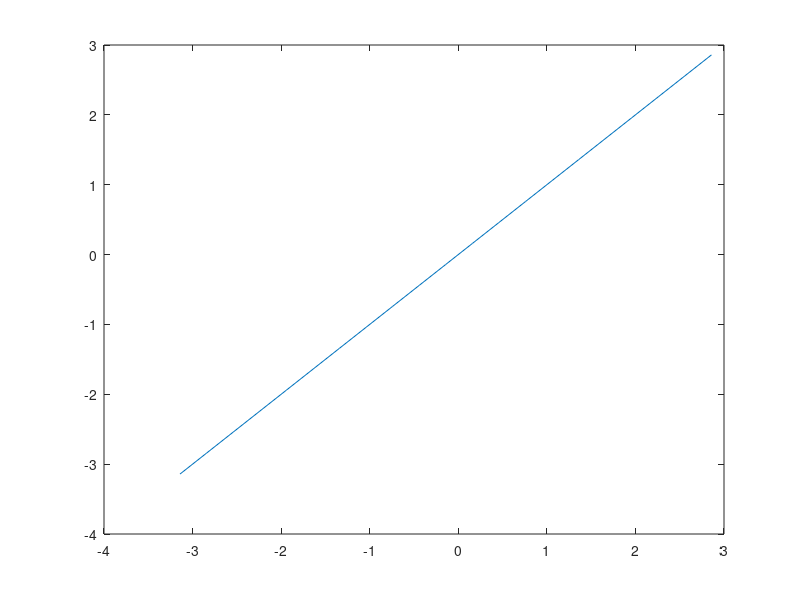
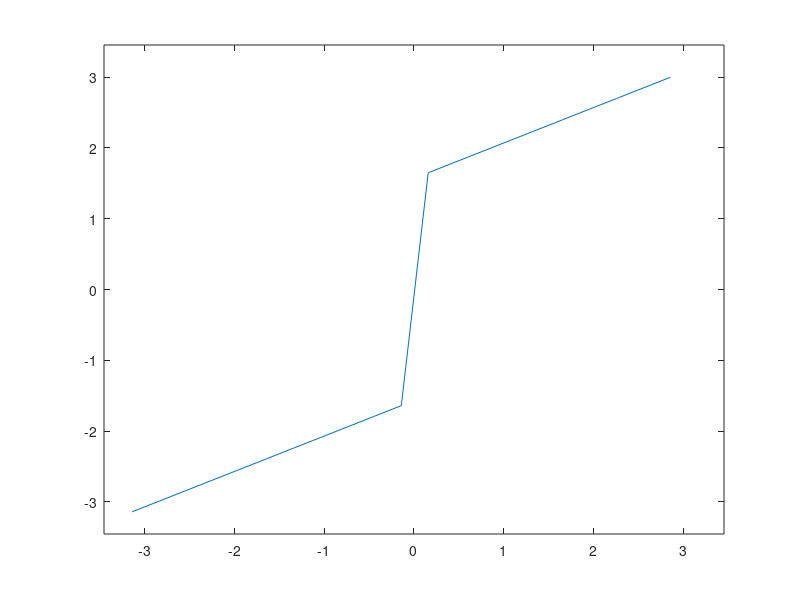

Here is the MATLAB script that generated these plots, in order:
clear all
%Apparent wind

%Båt riktad norrut. true wind alltid 1 m/s
%plot 1 v = 0;
%plot 2 v = 2 m/s
%wind börjar


a = 1;
psi = -pi:.3:pi;    %true wind
theta = 0;
v = 0;

                                %apperent wind speed vector in b-frame
W_apX = a.*cos(psi-theta)+v;
W_apY = a.*sin(psi-theta);    
                                    
psi_ap = atan2(W_apY,W_apX);    %apperent wind angle in b-frame


figure(1)
plot(psi, psi_ap)

a = 1;
psi = -pi:.3:pi;    %true wind
theta = 0;
v = 1;

                                %apperent wind speed vector in b-frame
W_apX = a.*cos(psi-theta)-v;
W_apY = a.*sin(psi-theta);    
                                    
psi_ap = atan2(W_apY,W_apX);    %apperent wind angle in b-frame


figure(2)
plot(psi, psi_ap)
axis([-pi pi -pi pi].*1.1)